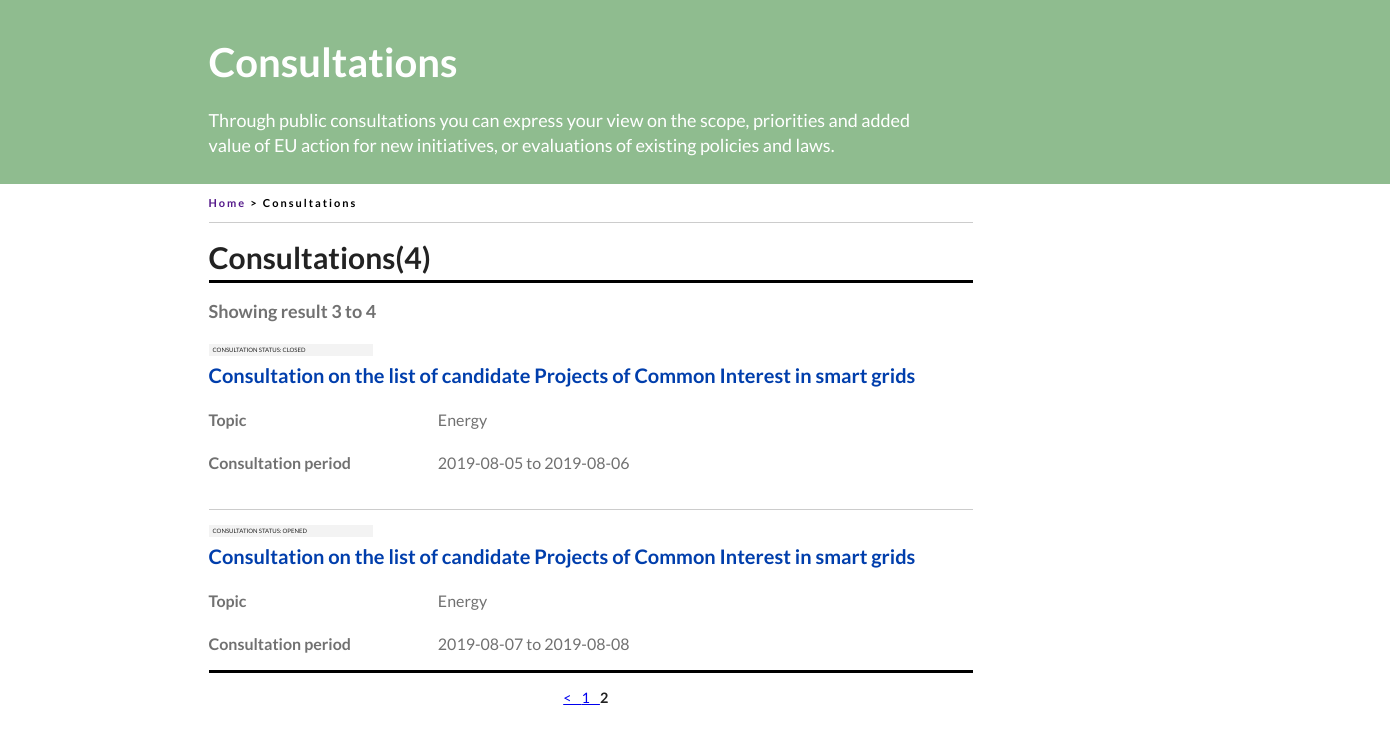
The app's page /index.php?page=2 with its own data.
### tables this page shows
CREATE TABLE IF NOT EXISTS `consultation_main` (
  `consultation_id` int(11) NOT NULL,
  `title` varchar(100) NOT NULL,
  `topic_id` int(11) NOT NULL,
  `open_date` date NOT NULL,
  `close_date` date NOT NULL,
  `status` int(100) NOT NULL,
  PRIMARY KEY (`consultation_id`) USING BTREE
);

CREATE TABLE IF NOT EXISTS `topics` (
  `topic_id` int(11) NOT NULL,
  `topic` varchar(50) NOT NULL
);

### application/controllers/Welcome.php (called while the page is built, shortened)
<?php
class Welcome extends CI_Controller {
  private $list_max_num = 2;
  public $data;
  public function __construct(){
    $this->load->model('consultation_list_model');
    $this->load->helper('url_helper');
    $this->load->helper('url');
  }
  public function index($page = 'home'){
    $this->get_lists();
    $header['controller'] = 'welcome';
    $this->load->view('header', $header);
    $this->load->view('main_page/content', $this->data);
    $this->load->view('main_page/footer');
  }
  private function judge_status($num){
    if($num == 1)
      return "OPENED";
    elseif ($num == 0)
      return "CLOSED";
    else
      die("status error");
  }
  private function get_page_num($result_num, $list_max_num){
    if ($result_num%$list_max_num == 0)
      return $result_num/$list_max_num;
    else
      return floor($result_num/$list_max_num)+1;
  }
  private function get_page_nav(){
    $this->load->library('pagination');
    $config['base_url'] = '/edeliberation/index.php';
    $config['total_rows'] = $this->data['result_num'];
    $config['per_page'] = $this->list_max_num;
    $config['page_query_string'] = TRUE;
    $config['page_query_string'] = TRUE;
    $config['query_string_segment'] = 'page';
    $this->pagination->initialize($config);
    return $this->pagination->create_links();
  }
  private function get_page(){
    $r = substr($_SERVER['QUERY_STRING'],5);
    if ($r!=null) return $r;else return'';
  }
  private function get_lists(){
    $page = $this->get_page();
    $this->page = ($page == '') ? 1 : $page;
    $page_id_min = $this->list_max_num*($this->page-1)+1;
    $page_id_max = $this->page*$this->list_max_num;
    $result_num = $this->consultation_list_model->get_num() ;
    $page_num = $this->get_page_num($result_num, $this->list_max_num);
    $this->data['list_max_num'] = $this->list_max_num;
    $this->data['page_id_min'] = $page_id_min;
    $this->data['page_id_max'] = $page_id_max;
    $this->data['result_num'] = $result_num;
    $this->data['page_num'] = $page_num;
    $this->data['page'] = $this->page;
    $this->data['page_nav'] = $this->get_page_nav();
    if ($result_num > 0) {
      for($id=$page_id_min; $id<=$page_id_max; $id++){
        $row = $this->consultation_list_model->get_item_from_id($id);
        $this->data[$id]['id'] = $id;
        $this->data[$id]['status'] = $this->judge_status($row[0]['status']);
        $this->data[$id]['title'] = $row[0]['title'];
        $this->data[$id]['topic'] = $row[0]['topic'];
        $this->data[$id]['open_date'] = $row[0]['open_date'];
        $this->data[$id]['close_date'] = $row[0]['close_date'];
      }
    } else {
      echo "No database";
    }
  }
}

### index.php (called while the page is built, shortened)
<?php
require_once BASEPATH.'core/CodeIgniter.php';

### application/models/Consultation_list_model.php (called while the page is built, shortened)
<?php
class Consultation_list_model extends CI_Model {
  public function get_item_from_id($id){
    $this->db->select('*');
    $this->db->from('consultation_main');
    $this->db->join('topics', 'consultation_main.topic_id=topics.topic_id');
    $this->db->where('consultation_id', $id);
    $result = $this->db->get();
    return $result->result_array();
  }
  public function get_num(){
    $this->db->select('*');
    $this->db->from('consultation_main');
    $result = $this->db->get();
    return count($result->result());
  }
}

### application/views/main_page/content.php (the view, shortened to what this page needs)
<div id="container">
  <div id="content">
    <div class="consultation_num">Consultations(<?php echo $result_num?>)</div>
    <div><br><br><hr class="consultation_hr"></div>
    <div class="show_result_id">Showing result <?php echo $page_id_min.' to '.$page_id_max?></div>
    <div id="consultation_list">
    <?php if ($result_num > 0) {
      for($id=$page_id_min; $id<=$page_id_max; $id++){?>
        <div id = <?php echo $id?>>
        <div class="consultation_status">CONSULTATION STATUS: <?php echo $this->data[$id]['status']?></div>
        <div class="consultation_title"><a href="./index.php?c=consultation_detail&m=index&c_id=<?php echo $id?>" class="consultation_title" target="_blank"><?php echo $this->data[$id]['title']?></a></div>
        <div class="topic">
          <div class="topic_word">Topic</div>
          <div class="topic_content"><?php echo $this->data[$id]['topic']?></div>
        </div>
        <div class="period">
          <div class="period_word">Consultation period</div>
          <div class="period_content"><?php echo $this->data[$id]['open_date'].' to '. $this->data[$id]['close_date']?></div>
        </div>
        <?php if ($id<$result_num and $id!=$list_max_num){?>
          <div><br><hr></div>
        <?php }
        if ($result_num>$list_max_num and $id%$list_max_num==0){?>
          <div id="footer">
          <div><hr class="consultation_hr" "></div>
          <div class="footer_nav">
          <?php echo $page_nav?>
          </div>
        </div>
        <?php }
       ?>
      </div>
    <?php }
    } else { ?>
      <div> $result_num</div>
    <?php } ?>
  </div>
</div>

### css/main.css (style rules this page uses)
html { color: #222; font-size: 1em; line-height: 1.4; }
hr { display: block; height: 1px; border: 0; border-top: 1px solid #ccc; margin: 1em 0; padding: 0; }

### css/consultations.css (style rules this page uses)
body { font-family: 'Lato', sans-serif; background-color: #FFFFFF; margin-top: 0px; margin-right: 0px; margin-bottom: 0px; margin-left: 0px; font-style: normal; font-size: 90%; }
#container { position:relative; margin-top: 3%; }
#content { margin: 0px 30% 0px 15%; }
#footer { height:80px; }
.consultation_status { top:0px; background-color: #F3F3F3; padding: 2px 4px 2px 4px; font-size: 10%; width:20.5%; }
div.consultation_title { padding-top: 5px; top: 5%; //width: 75%; }
a.consultation_title { text-decoration: none; color: #003EAC; font-weight: bold; font-size: 20px; }
div.topic { color: #717171; font-size: 16px; position: relative; padding-top: 20px; }
.topic_word { font-weight: bold; width: 30%; float: left; }
div.period { color: #717171; font-size: 16px; padding-top: 20px; }
.period_word { font-weight: bold; width: 20%; float: left; }
.period_content { width: 40%; padding-left: 30%; }
.consultation_num { position: absolute; top: 10px; height: 50px; font-size: 30px; font-weight: bold; }
.consultation_hr { border:none; border-top:3px solid #000000; }
.show_result_id { color: #717171; font-size: 18px; font-weight: bold; }
#consultation_list { display: block; word-break: break-all; word-wrap: break-word; position: relative; top: 20px; }
.footer_nav { text-align: center; letter-spacing:10px; }

### records on screen
consultation_main: data "CLOSED", title "Consultation on the list of candidate Projects of Common Interest in smart grids", topic.topic "Energy", open_date "2019-08-05", close_date "2019-08-06"
consultation_main: data "OPENED", title "Consultation on the list of candidate Projects of Common Interest in smart grids", topic.topic "Energy", open_date "2019-08-07", close_date "2019-08-08"

### other values on screen
$result_num "4"
$page_id_min "3"
$page_id_max "4"
